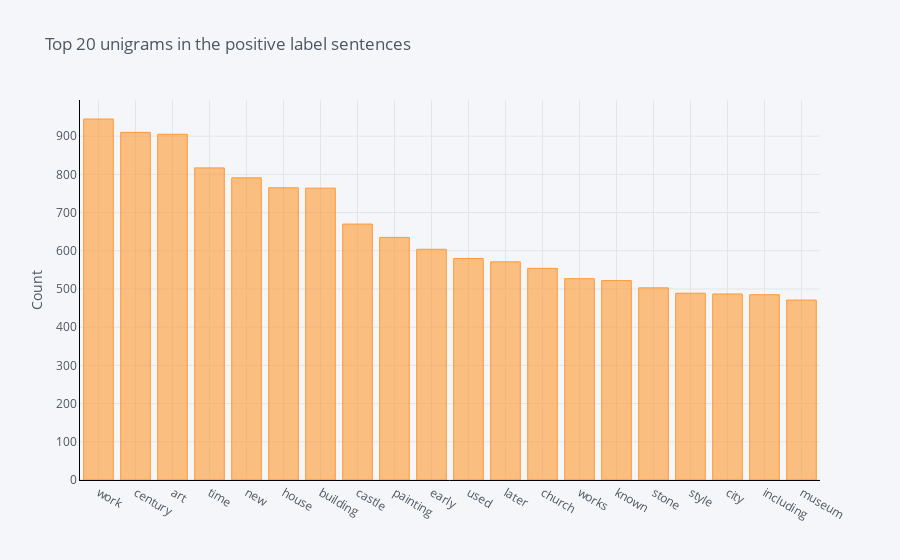
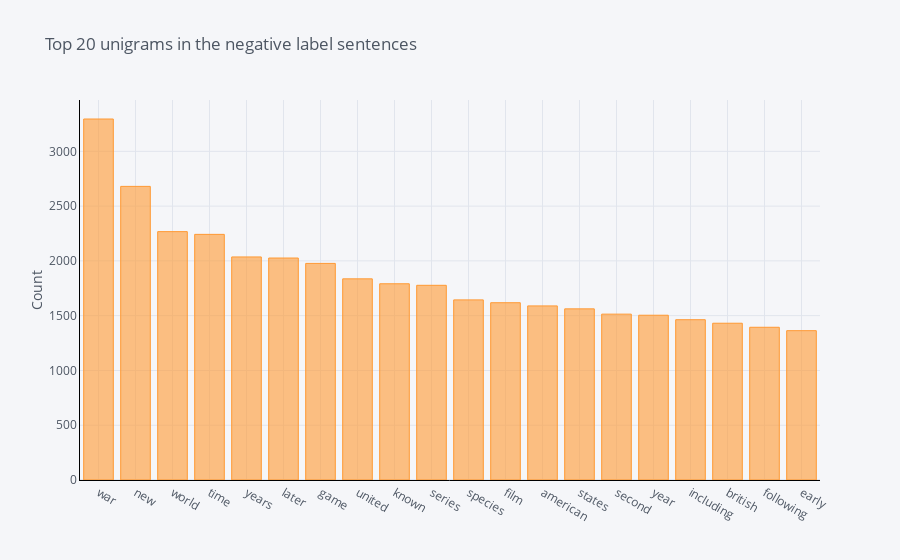

The cell these charts' notebook holds for them, in order:
### Code cell
# Top unigrams after removing stop words and lemmatizing
def get_top_n_unigram(corpus, n=None):
    corpus = lemmatize_verbs(corpus)
    corpus = stem_words(corpus)
    vec = CountVectorizer(ngram_range=(1, 1), stop_words = 'english').fit(corpus)
    bag_of_words = vec.transform(corpus)
    sum_words = bag_of_words.sum(axis=0) 
    words_freq = [(word, sum_words[0, idx]) for word, idx in vec.vocabulary_.items()]
    words_freq =sorted(words_freq, key = lambda x: x[1], reverse=True)
    return words_freq[:n]
common_words_pos = get_top_n_unigram(pos['Statements'], 20)
df1 = pd.DataFrame(common_words_pos, columns = ['Statements' , 'count'])
df1.groupby('Statements').sum()['count'].sort_values(ascending=False).iplot(
    kind='bar', yTitle='Count', linecolor='black', title='Top 20 unigrams in the positive label sentences')
common_words_neg = get_top_n_unigram(neg['Statements'], 20)
df2 = pd.DataFrame(common_words_neg, columns = ['Statements' , 'count'])
df2.groupby('Statements').sum()['count'].sort_values(ascending=False).iplot(
    kind='bar', yTitle='Count', linecolor='black', title='Top 20 unigrams in the negative label sentences')

### Figure 1 — Plotly figure (JSON) as saved in the notebook; plotly's stock layout.template omitted (floating-point values rounded to 4 significant figures)
{"data": [{"marker": {"color": "rgba(255, 153, 51, 0.6)", "line": {"color": "rgba(255, 153, 51, 1.0)", "width": 1}}, "name": "count", "orientation": "v", "text": "", "type": "bar", "x": ["work", "century", "art", "time", "new", "house", "building", "castle", "painting", "early", "used", "later", "church", "works", "known", "stone", "style", "city", "including", "museum"], "y": [945, 910, 905, 817, 791, 765, 764, 670, 635, 604, 580, 571, 554, 527, 522, 503, 489, 487, 485, 471]}], "layout": {"legend": {"bgcolor": "#F5F6F9", "font": {"color": "#4D5663"}}, "paper_bgcolor": "#F5F6F9", "plot_bgcolor": "#F5F6F9", "title": {"font": {"color": "#4D5663"}, "text": "Top 20 unigrams in the positive label sentences"}, "xaxis": {"gridcolor": "#E1E5ED", "linecolor": "black", "showgrid": true, "tickfont": {"color": "#4D5663"}, "title": {"font": {"color": "#4D5663"}, "text": ""}, "zerolinecolor": "#E1E5ED"}, "yaxis": {"gridcolor": "#E1E5ED", "linecolor": "black", "showgrid": true, "tickfont": {"color": "#4D5663"}, "title": {"font": {"color": "#4D5663"}, "text": "Count"}, "zerolinecolor": "#E1E5ED"}}}

### Figure 2 — Plotly figure (JSON) as saved in the notebook; plotly's stock layout.template omitted (floating-point values rounded to 4 significant figures)
{"data": [{"marker": {"color": "rgba(255, 153, 51, 0.6)", "line": {"color": "rgba(255, 153, 51, 1.0)", "width": 1}}, "name": "count", "orientation": "v", "text": "", "type": "bar", "x": ["war", "new", "world", "time", "years", "later", "game", "united", "known", "series", "species", "film", "american", "states", "second", "year", "including", "british", "following", "early"], "y": [3295, 2680, 2267, 2242, 2036, 2026, 1977, 1836, 1791, 1777, 1644, 1618, 1589, 1562, 1514, 1504, 1463, 1431, 1394, 1363]}], "layout": {"legend": {"bgcolor": "#F5F6F9", "font": {"color": "#4D5663"}}, "paper_bgcolor": "#F5F6F9", "plot_bgcolor": "#F5F6F9", "title": {"font": {"color": "#4D5663"}, "text": "Top 20 unigrams in the negative label sentences"}, "xaxis": {"gridcolor": "#E1E5ED", "linecolor": "black", "showgrid": true, "tickfont": {"color": "#4D5663"}, "title": {"font": {"color": "#4D5663"}, "text": ""}, "zerolinecolor": "#E1E5ED"}, "yaxis": {"gridcolor": "#E1E5ED", "linecolor": "black", "showgrid": true, "tickfont": {"color": "#4D5663"}, "title": {"font": {"color": "#4D5663"}, "text": "Count"}, "zerolinecolor": "#E1E5ED"}}}
